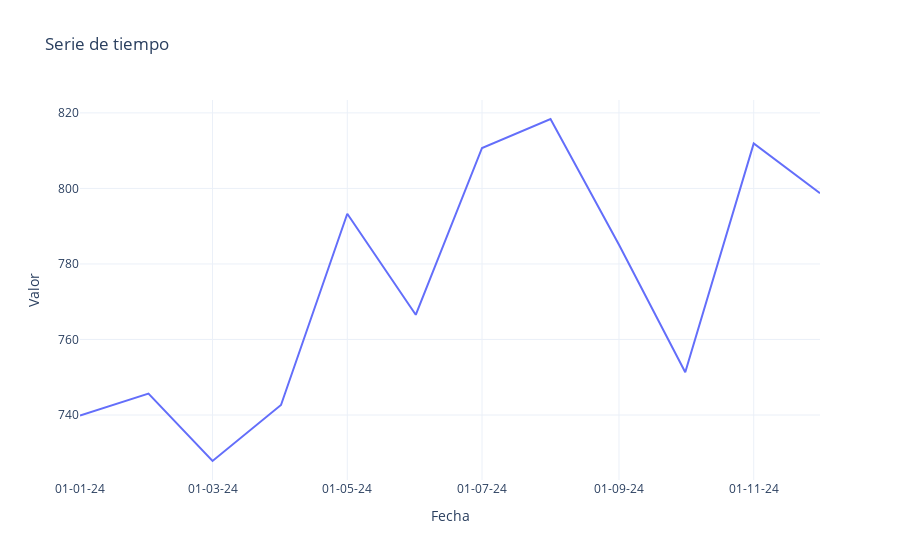

Notebook source saved alongside this figure:
### Markdown cell above
### Graficar la serie de tiempo de la variable

Teniendo ya la información consultada del 2024 para el `Precio de Escasez` graficaremos como es su comportamiento a lo largo del tiempo.

### Code cell
df_reset = data.reset_index() # Quita el índice de fecha para porder usarla al momento de gráficar

df_reset["Fecha"] = pd.to_datetime(df_reset["Fecha"]) # Convierte la columna a Fecha a un tipo de dato datetime
df_reset.sort_values(by="Fecha", inplace=True)        # Ordena los datos según la fecha

fig = go.Figure() # Crea una figura vacía de Plotly para agregar trazos (gráficas)

fig.add_trace(go.Scatter(
 x=df_reset["Fecha"], # Asigna la columna 'Fecha' al eje X
 y=df_reset["Valor"], # Asigna la columna 'Valor' al eje Y
 mode='lines',        # Especifica que se dibuje una línea (sin marcadores)
 name="Valor"         # Nombre de la serie que aparecerá en la leyenda
))

fig.update_layout(
 title="Serie de tiempo",           # Título principal del gráfico
 xaxis_title='Fecha',               # Etiqueta del eje X
 yaxis_title='Valor',               # Etiqueta del eje Y
 xaxis=dict(tickformat='%d-%m-%y'), # Formato de fecha para las marcas del eje X (día-mes-año)
 template='plotly_white'            # Estilo visual del gráfico (fondo blanco y diseño limpio)
)

fig.show() # Muestra la gráfica directamente en el notebook

### Figure 1 — Plotly figure (JSON) as saved in the notebook; plotly's stock layout.template omitted (floating-point values rounded to 4 significant figures)
{"data": [{"mode": "lines", "name": "Valor", "type": "scatter", "x": ["2024-01-01T00:00:00", "2024-02-01T00:00:00", "2024-03-01T00:00:00", "2024-04-01T00:00:00", "2024-05-01T00:00:00", "2024-06-01T00:00:00", "2024-07-01T00:00:00", "2024-08-01T00:00:00", "2024-09-01T00:00:00", "2024-10-01T00:00:00", "2024-11-01T00:00:00", "2024-12-01T00:00:00"], "y": [739.9, 745.7, 727.8, 742.7, 793.3, 766.5, 810.7, 818.4, 785.1, 751.3, 811.9, 798.7]}], "layout": {"title": {"text": "Serie de tiempo"}, "xaxis": {"tickformat": "%d-%m-%y", "title": {"text": "Fecha"}}, "yaxis": {"title": {"text": "Valor"}}}}
